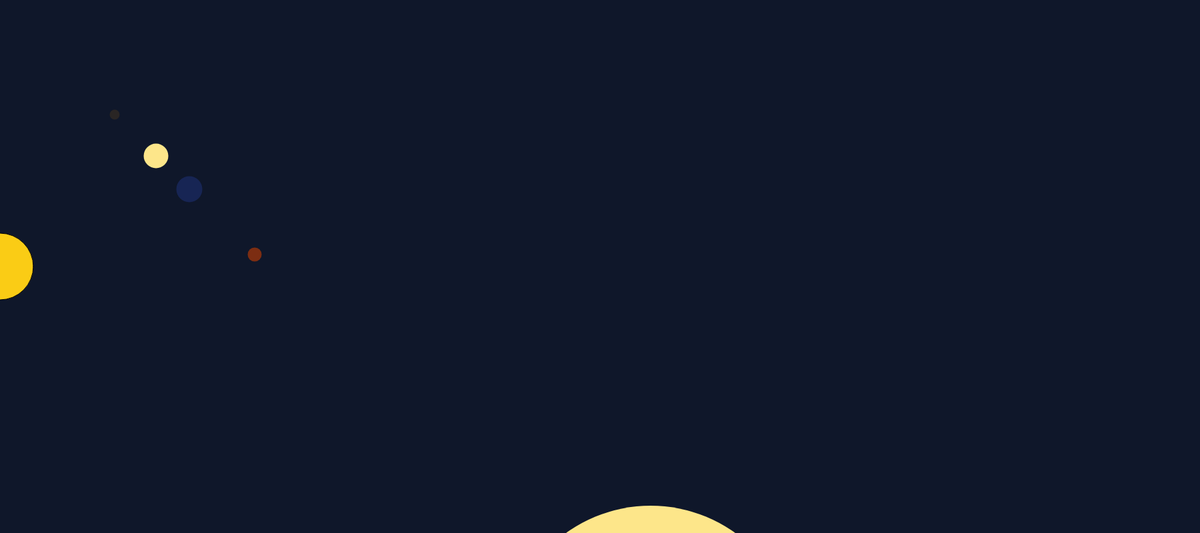
Frame 1 (no input)
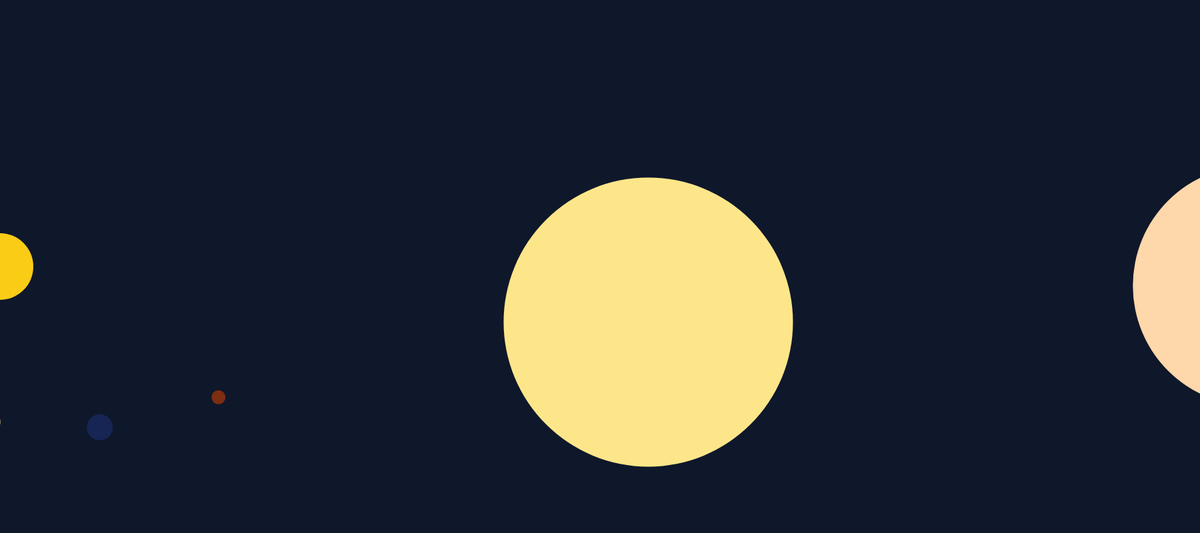
Frame 60 (no input)
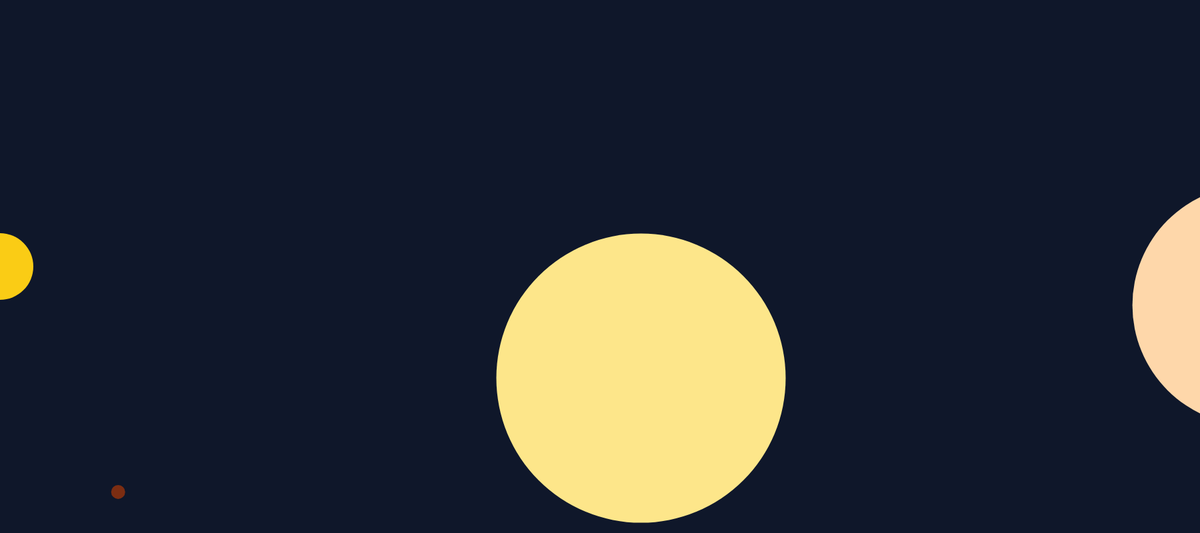
Frame 120 (the mouse pressed at the canvas centre since frame 60)

The p5.js sketch that drew these frames (run headless with seeded random() and noise() and a simulated clock; from frame 60 on, the mouse is pressed at the canvas centre):

// p5.js sketch
// ── sketch.js
let mercury;
let venus;
let earth;
let mars;
let jupiter;
let saturn;

let centerX;
let centerY;
let sizeOfSun = 100;

let celestialBodies = [];

function setup() {
  createCanvas(1800, 800);

  centerX = 0;
  centerY = height / 2;
  mercury = new Celestial(15, 36, null, 88, color(41, 37, 36));
  venus = new Celestial(37, 67, null, 225, color(253, 230, 138));
  earth = new Celestial(39, 92, null, 365, color(23, 37, 84));
  mars = new Celestial(21, 141, null, 687, color(124, 45, 18));
  jupiter = new Celestial(434, 438, null, 4332, color(253, 230, 138));
  saturn = new Celestial(361, 890, null, 24125, color(254, 215, 170));

  celestialBodies = [mercury, venus, earth, mars, jupiter, saturn];
}

function draw() {
  background(15, 23, 42);

  // noFill();
  // circle(centerX, centerY, (141 + sizeOfSun + 21 + 21) * 2);
  // circle(centerX, centerY, 141);
  // circle(centerX, centerY, 141);
  // circle(centerX, centerY, 141);

  //add the sun
  fill(color(250, 204, 21));
  circle(centerX, centerY, sizeOfSun);

  for (let i = 0; i < celestialBodies.length; i++) {
    let celestialBody = celestialBodies[i];

    celestialBody.display();
    celestialBody.move();
  }
}

class Celestial {
  constructor(diameter, distance, parent, days, color) {
    this.diameter = diameter;
    this.distance = distance * 2 + sizeOfSun;
    this.parent = parent;
    this.days = days;

    this.degrees = 0;
    this.step = 360 / this.days;

    this.currentX = centerX + this.distance;
    this.currentY = centerX + this.distance;

    this.color = color;
  }

  move() {
    if (this.degrees < 360) {
      this.degrees += this.step;
    } else {
      this.degrees = this.degrees - 360;
    }

    this.currentX = centerX + this.distance * cos(radians(this.degrees));
    this.currentY = centerY + this.distance * sin(radians(this.degrees));
  }

  display() {
    if (parent) {
      //set parent center
    } else {
    }

    if (this.color) {
      fill(this.color);
    }
    noStroke();
    circle(this.currentX, this.currentY, this.diameter);
  }
}
